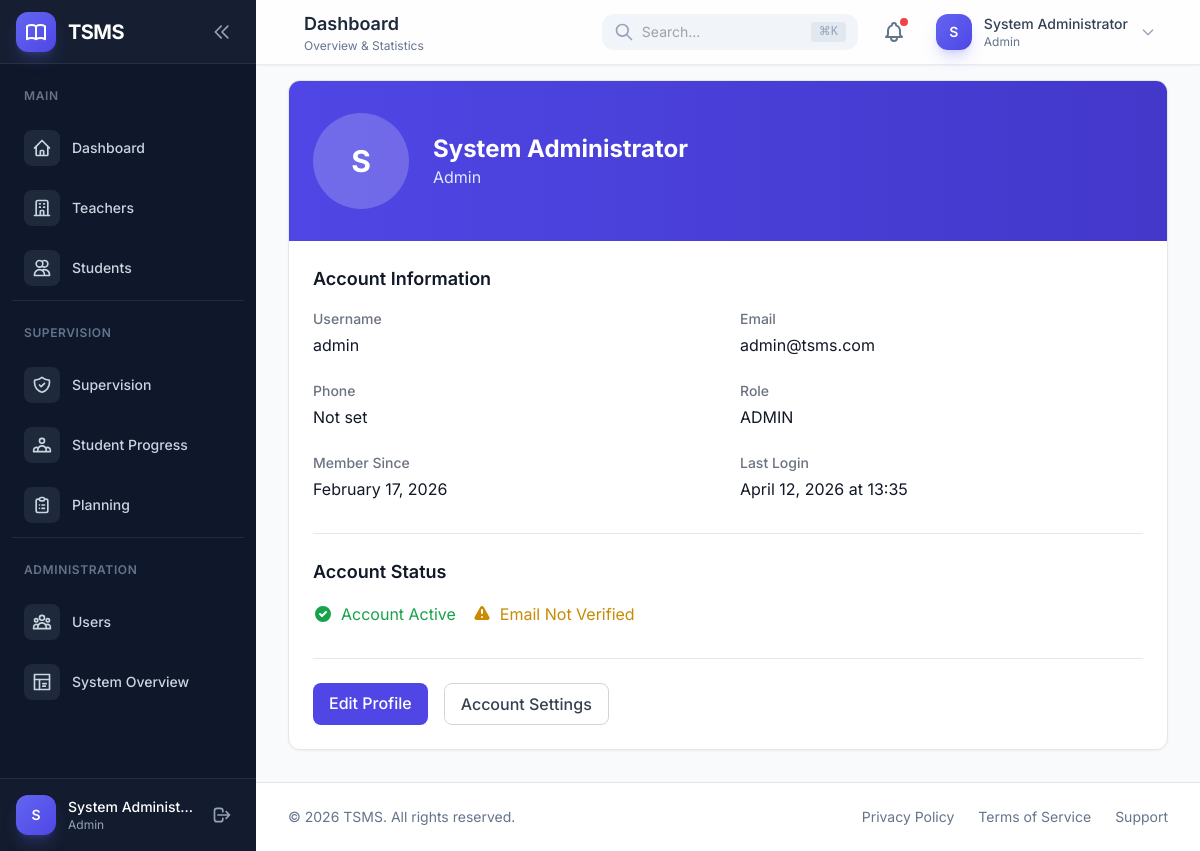
Before: /auth/profile (signed in) with the older database file.
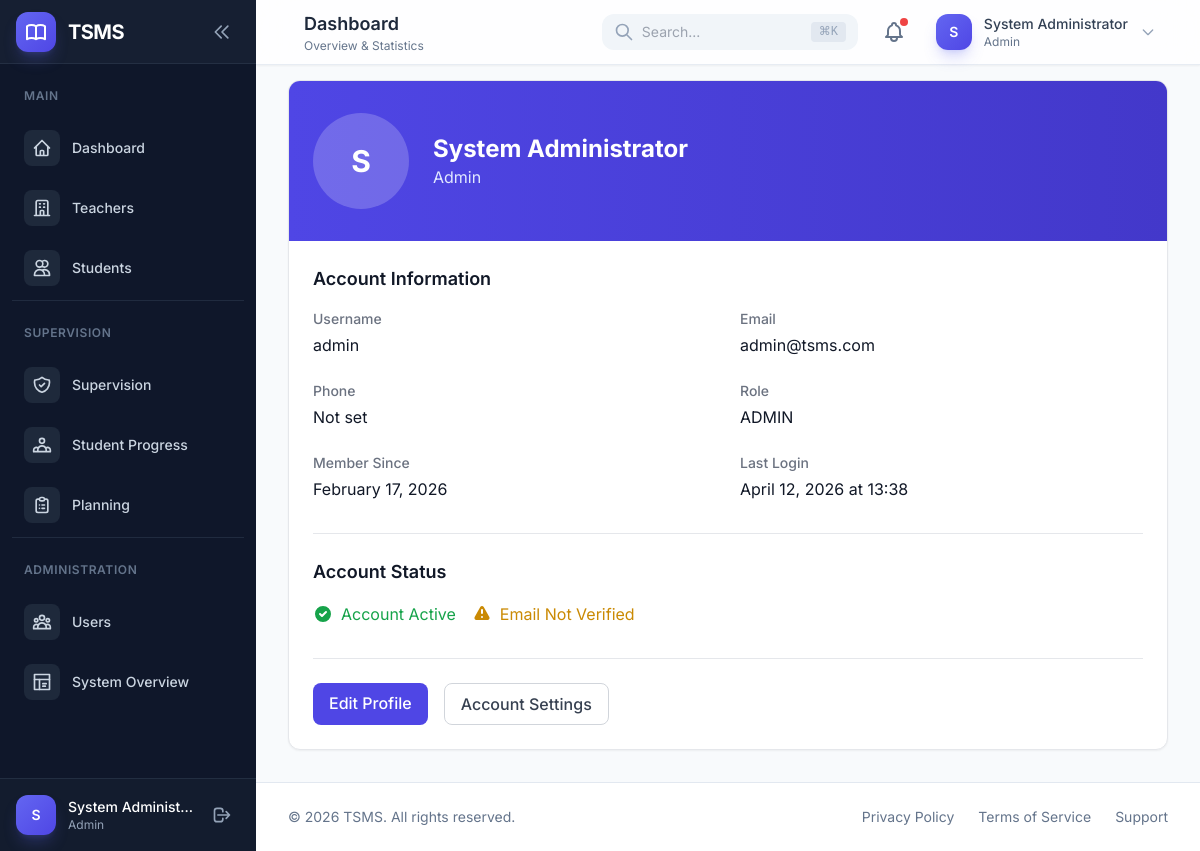
After: the same page with the newer database file.
### app/models/user.py (models this page shows, shortened)
class User(UserMixin, db.Model):
    __tablename__ = 'users'
    id = db.Column(db.Integer, primary_key=True)
    name = db.Column(db.String(128), nullable=False)
    username = db.Column(db.String(64), unique=True, nullable=False, index=True)
    email = db.Column(db.String(120), unique=True, nullable=False, index=True)
    password_hash = db.Column(db.String(256), nullable=False)
    role = db.Column(db.Enum(UserRole), nullable=False, default=UserRole.TEACHER)
    status = db.Column(db.Enum(UserStatus), nullable=False, default=UserStatus.ACTIVE)
    created_at = db.Column(db.DateTime, default=datetime.utcnow, index=True)
    updated_at = db.Column(db.DateTime, default=datetime.utcnow, onupdate=datetime.utcnow)
    last_login_at = db.Column(db.DateTime)
    teacher_profile = db.relationship(
        'Teacher',
        backref='user',
        uselist=False,
        cascade='all, delete-orphan',
        lazy='joined'
    )
    supervisor_profile = db.relationship(
        'Supervisor',
        backref='user',
        uselist=False,
        cascade='all, delete-orphan',
        lazy='joined'
    )
    @property
    def password(self):
        """Prevent password from being read."""
        raise AttributeError('Password is not a readable attribute')
    def is_admin(self):
        return self.role == UserRole.ADMIN
    def is_supervisor(self):
        return self.role == UserRole.SUPERVISOR
    def is_teacher(self):
        return self.role == UserRole.TEACHER

### app/blueprints/auth/routes.py (the view)
@auth_bp.route('/profile')
@login_required
def profile():
    return render_template('auth/profile.html', user=current_user)

### app/__init__.py (called while the page is built)
def _init_extensions(app):
    from app.extensions import db, migrate, login_manager, csrf
    db.init_app(app)
    migrate.init_app(app, db)
    login_manager.init_app(app)
    csrf.init_app(app)
    from app.models import User
    @login_manager.user_loader
    def load_user(user_id):
        return User.query.get(int(user_id))

def _register_context_processors(app):
    from datetime import datetime
    @app.context_processor
    def inject_globals():
        return {
            'current_year': datetime.utcnow().year,
            'app_name': 'TSMS'
        }

### app/blueprints/auth/routes.py (called while the page is built)
@auth_bp.before_app_request
def before_request():
    if current_user.is_authenticated:
        if current_user.status != UserStatus.ACTIVE:
            logout_user()
            flash('Your account is no longer active.', 'warning')
            return redirect(url_for('auth.login'))

@auth_bp.after_app_request
def after_request(response):
    response.headers['X-Content-Type-Options'] = 'nosniff'
    response.headers['X-Frame-Options'] = 'SAMEORIGIN'
    response.headers['X-XSS-Protection'] = '1; mode=block'
    return response

### app/templates/auth/profile.html (shortened to what the changed rows need)
{% extends "layouts/dashboard.html" %}
{% block content %}
<div class="max-w-4xl mx-auto">
    <div class="bg-white rounded-xl shadow-sm border border-gray-200 overflow-hidden">
        <div class="bg-gradient-to-r from-primary-600 to-primary-700 px-6 py-8">
            <div class="flex items-center space-x-6">
                <div class="w-24 h-24 rounded-full bg-white/20 flex items-center justify-center text-white text-3xl font-bold">
                    {{ current_user.name[0] }}
                </div>
                <div>
                    <h2 class="text-2xl font-bold text-white">{{ current_user.name }}</h2>
                    <p class="text-primary-100">{{ current_user.role.value|title if current_user.role else 'User' }}</p>
                </div>
            </div>
        </div>
        <div class="p-6">
            <div class="grid grid-cols-1 md:grid-cols-2 gap-6">
                <div>
                    <label class="block text-sm font-medium text-gray-500">Username</label>
                    <p class="mt-1 text-gray-900">{{ current_user.username }}</p>
                </div>
                <div>
                    <label class="block text-sm font-medium text-gray-500">Email</label>
                    <p class="mt-1 text-gray-900">{{ current_user.email }}</p>
                </div>
                <div>
                    <label class="block text-sm font-medium text-gray-500">Role</label>
                    <p class="mt-1 text-gray-900">{{ current_user.role.name if current_user.role else 'N/A' }}</p>
                </div>
                <div>
                    <label class="block text-sm font-medium text-gray-500">Member Since</label>
                    <p class="mt-1 text-gray-900">{{ current_user.created_at.strftime('%B %d, %Y') }}</p>
                </div>
                <div>
                    <label class="block text-sm font-medium text-gray-500">Last Login</label>
                    <p class="mt-1 text-gray-900">
                        {{ current_user.last_login_at.strftime('%B %d, %Y at %H:%M') if current_user.last_login_at else 'Never' }}
                    </p>
                </div>
            </div>
        </div>
    </div>
</div>
{% endblock %}

### app/templates/components/sidebar.html (shortened to what the changed rows need)
<aside :class="sidebarOpen ? 'w-64' : 'w-20'"
       class="fixed inset-y-0 left-0 z-50 bg-slate-900 sidebar-transition hidden lg:flex lg:flex-col">
    <div class="p-4 border-t border-slate-700/50 bg-slate-800/30">
        <div class="flex items-center">
            <div class="flex-shrink-0">
                <div class="w-10 h-10 rounded-xl bg-gradient-to-br from-primary-500 to-primary-600 flex items-center justify-center text-white font-semibold text-sm shadow-lg shadow-primary-500/25">
                    {{ current_user.name[0]|upper }}
                </div>
            </div>
            <div x-show="sidebarOpen" x-transition class="ml-3 flex-1 min-w-0">
                <p class="text-sm font-medium text-white truncate">{{ current_user.name }}</p>
                <p class="text-xs text-slate-400 truncate">{{ current_user.role.value|title if current_user.role else 'User' }}</p>
            </div>
        </div>
    </div>
</aside>

### app/templates/components/navbar.html (shortened to what this page needs)
<header :class="sidebarOpen ? 'lg:pl-64' : 'lg:pl-20'"
        class="fixed top-0 right-0 left-0 z-40 transition-all duration-300">
    <div class="bg-white/80 backdrop-blur-xl border-b border-slate-200/80 shadow-sm">
        <div class="flex items-center justify-between h-16 px-4 sm:px-6 lg:px-8">
            <div class="flex items-center space-x-4">
                <div class="hidden sm:block">
                    <h1 class="text-lg font-semibold text-slate-800">{% block page_title %}Dashboard{% endblock %}</h1>
                    <p class="text-xs text-slate-500">{% block page_subtitle %}Overview & Statistics{% endblock %}</p>
                </div>
            </div>
            <div class="flex items-center space-x-2 sm:space-x-4">
                <div class="hidden md:block relative" x-data="{ searchOpen: false }">
                    <div class="relative">
                        <input type="text"
                               placeholder="Search..."
                               class="w-64 pl-10 pr-4 py-2 text-sm bg-slate-100 border-0 rounded-xl focus:ring-2 focus:ring-primary-500 focus:bg-white transition-all"
                               @focus="searchOpen = true"
                               @blur="setTimeout(() => searchOpen = false, 200)">
                        <div class="absolute inset-y-0 left-0 pl-3 flex items-center pointer-events-none">
                        </div>
                        <kbd class="hidden lg:inline-flex absolute right-3 top-1/2 -translate-y-1/2 items-center px-2 py-0.5 text-xs text-slate-400 bg-slate-200 rounded">
                            ⌘K
                        </kbd>
                    </div>
                </div>
                <div x-data="{ notifOpen: false }" class="relative">
                    <button @click="notifOpen = !notifOpen"
                            class="relative p-2 text-slate-500 hover:text-slate-700 hover:bg-slate-100 rounded-xl transition-colors">
                        <span class="absolute top-1.5 right-1.5 w-2 h-2 bg-red-500 rounded-full ring-2 ring-white"></span>
                    </button>
                </div>
                <div x-data="{ profileOpen: false }" class="relative">
                    <button @click="profileOpen = !profileOpen"
                            class="flex items-center space-x-3 p-1.5 pr-3 hover:bg-slate-100 rounded-xl transition-colors">
                        <div class="w-9 h-9 rounded-xl bg-gradient-to-br from-primary-500 to-primary-600 flex items-center justify-center text-white font-semibold text-sm shadow-lg shadow-primary-500/25">
                            {{ current_user.name[0]|upper }}
                        </div>
                        <div class="hidden sm:block text-left">
                            <p class="text-sm font-medium text-slate-700">{{ current_user.name }}</p>
                            <p class="text-xs text-slate-500">{{ current_user.role.value|title if current_user.role else 'User' }}</p>
                        </div>
                        <svg class="hidden sm:block w-4 h-4 text-slate-400" fill="none" stroke="currentColor" viewBox="0 0 24 24">
                            <path stroke-linecap="round" stroke-linejoin="round" stroke-width="2" d="M19 9l-7 7-7-7"/>
                        </svg>
                    </button>
                </div>
            </div>
        </div>
    </div>
</header>

Changed rows visible on the page:
changed User "System Administrator": last_login_at "April 12, 2026 at 13:35" → "April 12, 2026 at 13:38"
